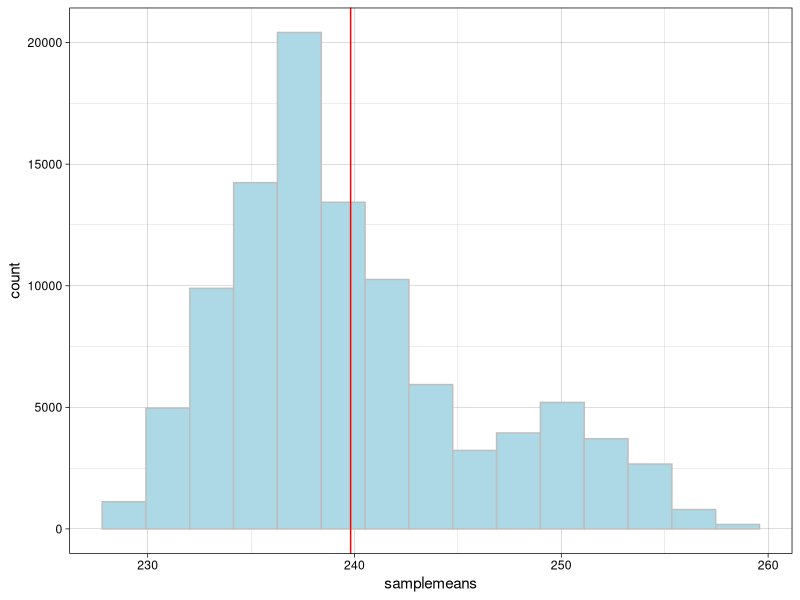

Write the R code that produced this figure.
## ---- chunk 1
knitr::opts_chunk$set(warning = FALSE, message = FALSE, comment = "")
library(tidyverse)
## ---- chunk 2
ages <- c(234,241, 233, 227, 251, 227, 242, 239, 241, 238, 230, 246, 
          231, 243, 238, 276)
mu <- mean(ages)
## ---- chunk 3
sims <- 10^5
samplemeans <- numeric(sims)
for (i in 1:sims) {
  samplemeans[i] <- mean(sample(ages, 3))
}
## ---- chunk 4
ggplot(NULL, aes(x = samplemeans)) +
  geom_histogram(bins = 15, fill = "lightblue", color = "gray") +
  geom_vline(xintercept = mu, color = "red") + theme_linedraw()
## ---- chunk 5
choose(16, 3)
## ---- chunk 6
pnorm(66000, mean = 62000, sd = 32000, lower.tail = FALSE)
## ---- chunk 7
pnorm(66000, mean = 62000, sd = 32000/sqrt(100), lower.tail = FALSE)
